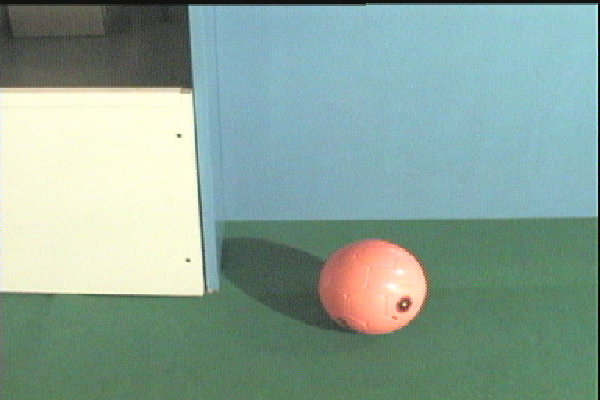
%> input picture ball.bmp, 600 x 400 px
$ octave Assignment5.m   (GNU Octave 9; MATLAB toolbox functions it lacks are replaced by stand-ins)
%> lines starting %> are read from the running program, lines starting %| are printed output that depends on the picture; in (x1, y1, x2, y2) boxes, pixels count from 0 and x2, y2 are one past the last pixel; in counts of white or black regions, pixels touching at a corner belong together; the program's own positions count from 1

% Name : Muktika Manohar
% Contact Email : mm87150n@pace.edu
% Assignment Number : 5

%Part a

Im = imread('/Users/muku/Downloads/ball.bmp');
%> Im is the input picture: size 400x600x3 uint8; mean R, G, B 137.4, 163.6, 152.2
[H, S, I] = Myrgb2hsi(Im);
%> in Myrgb2hsi, `num = 0.5 * ((R - G) + (R - B));`:
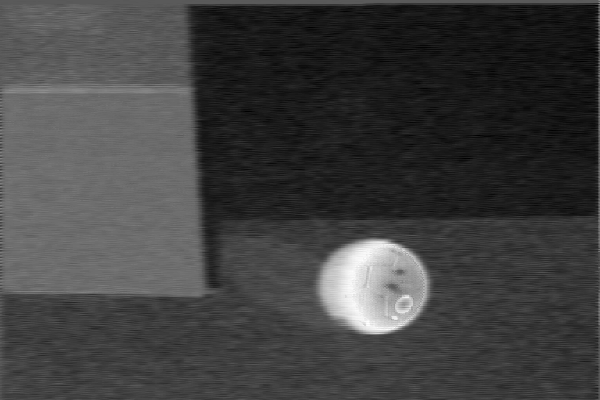
%> num: size 400x600 double; min -0.278, max 0.508, mean -0.0805; drawn with min black and max white
%> in Myrgb2hsi, `H(B > G) = 360 - H(B > G);`:
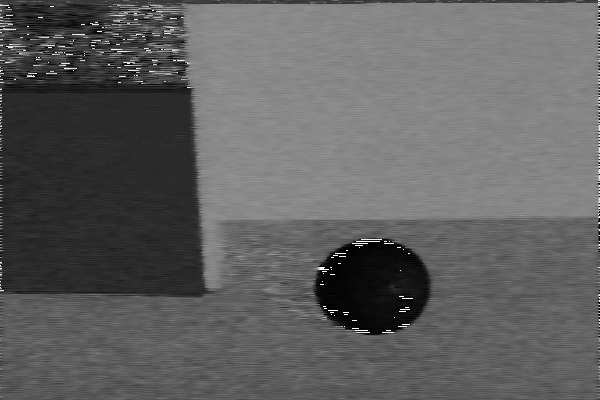
%> H: size 400x600 double; min 1.91e-06, max 359.6, mean 136; drawn with min black and max white

% Display the images side-by-side on figure 1
figure(1);
subplot(1, 3, 1); imshow(H); title('Hue');
subplot(1, 3, 2); imshow(S); title('Saturation');
subplot(1, 3, 3); imshow(I); title('Intensity');
pause;

% Use MATLAB's rgb2hsv function
matlabHSI = rgb2hsv(Im);
%> matlabHSI: size 400x600x3 double; mean H, S, V 0.379, 0.251, 0.668
matlabH = matlabHSI(:,:,1);
matlabS = matlabHSI(:,:,2);
matlabI = matlabHSI(:,:,3);
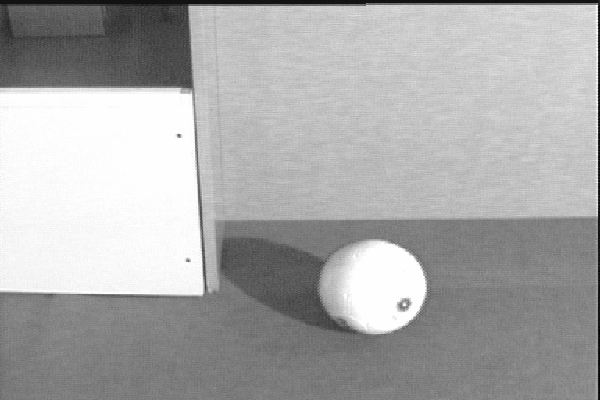
%> matlabI: size 400x600 double; min 0.00784, max 0.996, mean 0.668


% Display the MATLAB results side-by-side on figure 2
figure(2);
subplot(1, 3, 1); imshow(matlabH); title('Matlab Hue');
subplot(1, 3, 2); imshow(matlabS); title('Matlab Saturation');
subplot(1, 3, 3); imshow(matlabI); title('Matlab Intensity');
pause;


%Display the difference images side-by-side on figure 3
diffH = abs(H - matlabH);
diffS = abs(S - matlabS);
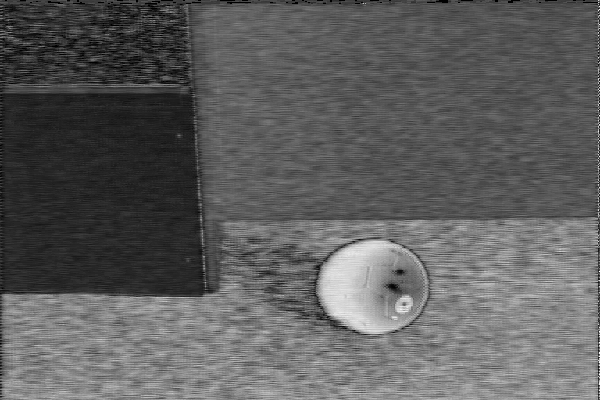
%> diffS: size 400x600 double; min 0, max 0.267, mean 0.099; drawn with min black and max white
diffI = abs(I - matlabI);

figure(3);
subplot(1, 3, 1); imshow(diffH); title('Hue Difference');
subplot(1, 3, 2); imshow(diffS); title('Saturation Difference');
subplot(1, 3, 3); imshow(diffI); title('Intensity Difference');
pause;


%Display command to explain differences
disp('Explanation for Differences:');

disp('1. The main differences between the implementation and MATLABs rgb2hsv function lie in the formulas for calculating saturation and hue, where the implementation involves additional adjustments and a different approach for saturation.')
disp('2. The custom implementation normalizes hue values after calculation, while MATLABs rgb2hsv returns already normalized hue values.')
disp('3. Variations in handling small values, particularly the use of eps in the custom implementation, may contribute to differences in edge cases.')
pause;

%Part b
% Apply edge detection methods
sobelEdges = edge(matlabI, 'Sobel');
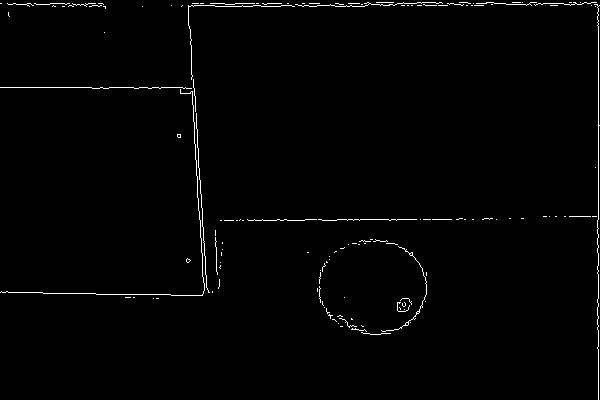
%> sobelEdges: size 400x600 logical; 1.2% white in thin lines or dots
prewittEdges = edge(matlabI, 'Prewitt');
%> prewittEdges: size 400x600 logical; 1.2% white in thin lines or dots
robertsEdges = edge(matlabI, 'Roberts');
%> robertsEdges: size 400x600 logical; 1.3% white in thin lines or dots
logEdges = edge(matlabI, 'log');
%> logEdges: size 400x600 logical; 2.7% white in thin lines or dots
cannyEdges = edge(matlabI, 'Canny');
%> cannyEdges: size 400x600 logical; 1.2% white in thin lines or dots

% Display the edges on figure 4
figure(4);
subplot(2, 3, 1); imshow(sobelEdges); title('Sobel Edges');
subplot(2, 3, 2); imshow(prewittEdges); title('Prewitt Edges');
subplot(2, 3, 3); imshow(robertsEdges); title('Roberts Edges');
subplot(2, 3, 4); imshow(logEdges); title('Laplacian of Gaussian Edges');
subplot(2, 3, 5); imshow(cannyEdges); title('Canny Edges');
pause;

disp('Explanation for the best method:');
disp('After viewing the results of all of the above methods used for edge detection of the image of a ball, the best methods turn out to be Sobel, Prewitt and Roberts.')
disp('The three of those properly display the edges of the image.')
disp('The Laplacian of Gaussian and Canny methods focus more on noise reduction so they are not as clear.')
disp('Consider image characteristics, noise levels, and edge thickness; choose Canny for noise suppression and LoG for variable thickness based on efficiency and application requirements, tuning parameters as needed. Use evaluation metrics for optimal edge detector selection.')
pause;

%Part c

% Use multilevel Otsu's method for adaptive thresholding
threshold = multithresh(matlabH);
%> threshold = 0.309
binaryMask = matlabH > threshold;
%> binaryMask: size 400x600 logical; 72.5% white; 413 black regions (402 under 20 px), largest, box (x1, y1, x2, y2) and area: (0, 0, 600, 299) 54827, (291, 237, 440, 336) 8945, (73, 297, 109, 301) 70

% Perform morphological operations for better segmentation (optional)
binaryMask = imopen(binaryMask, strel('disk', 5));
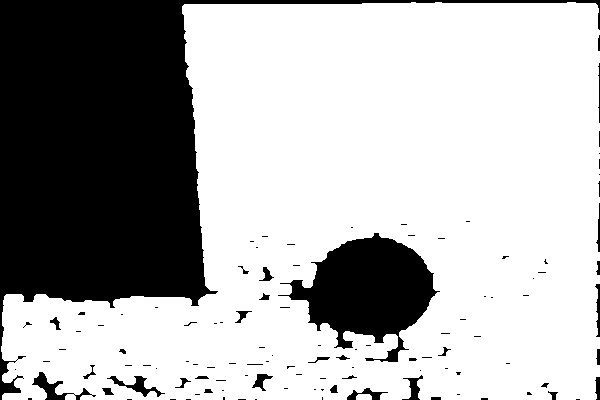
%> binaryMask: size 400x600 logical; 69.2% white; 114 black regions (80 under 20 px), largest, box (x1, y1, x2, y2) and area: (0, 0, 600, 400) 60123, (278, 233, 440, 362) 10625, (32, 372, 96, 400) 477

% Find connected components in the binary mask
cc = bwconncomp(binaryMask);
%> cc = 2 connected components

% Get region properties, including weighted centroid
stats = regionprops(cc, matlabH, 'WeightedCentroid');
%> stats = 2 items; WeightedCentroid: [372.1 192], [364.5 397.7]

% Check if any regions were found
if ~isempty(stats)
    % Use the weighted centroid of the first detected region
    centroid = stats(1).WeightedCentroid;
%> centroid = [372.1 192]

    % Adjust the centroid position (add or subtract offsets)
    offsetX = 0; % Adjust this value to move the centroid horizontally
    offsetY = 95; % Adjust this value to move the centroid vertically
    centroid = centroid + [offsetX, offsetY];
%> centroid = [372.1 287]


    % Display the result on the original image
    figure(5);
    imshow(Im);
    hold on;

    % Plot the centroid as a crosshair
    plot(centroid(1), centroid(2), 'rx', 'MarkerSize', 10, 'LineWidth', 2);

    title('Centroid of the ball');
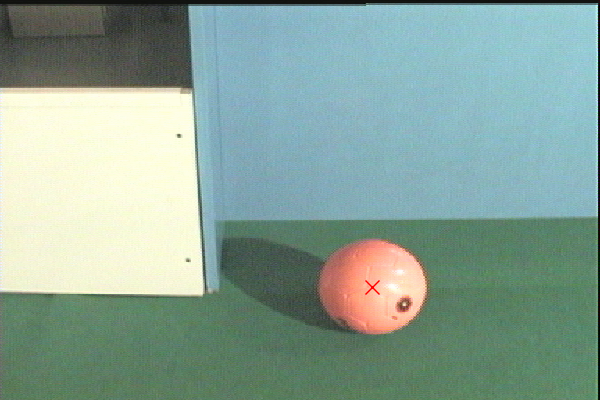
%> figure redrawn from the program's plot data; its title reads 'Centroid of the ball'
    hold off;
end


function [H, S, I] = Myrgb2hsi(Im)
    % Ensure the image is in double format for calculations
    Im = im2double(Im);

    % Separate R, G, and B channels
    R = Im(:, :, 1);
    G = Im(:, :, 2);
    B = Im(:, :, 3);

    % Compute Intensity (I)
    I = (R + G + B) / 3;

    % Compute Saturation (S)
    minRGB = min(Im, [], 3);
    S = 1 - (3 ./ (R + G + B + eps)) .* minRGB;

    % Compute Hue (H)
    num = 0.5 * ((R - G) + (R - B));
    denom = sqrt((R - G).^2 + (R - B) .* (G - B));
    H = acosd(num ./ (denom + eps));

    % Adjust H values based on the blue component
    H(B > G) = 360 - H(B > G);

    % Normalize H, S, I to be in the range [0, 1]
    H = H / 360; % Convert hue to the range [0, 1]
    S = max(0, min(S, 1));
    I = max(0, min(I, 1));
end
